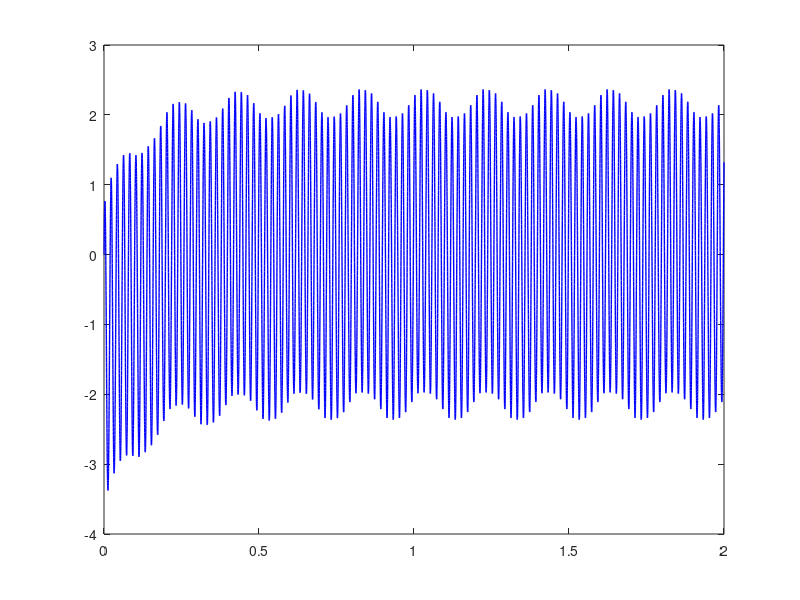

Recreate this plot in MATLAB. (Note: this script raises an error after producing the figure.)
%% Varaible slip parameters
%Matthew Shirley
%Wednesday

%% Define dinmensional parameters

freq = 50;  %frequency Hertz


R_s = 2.3; %stator resistance (Ohms)

X_s =  17.5e-3 ;  %Stator reactance (Ohms)

R_r_dash = 4.2; %Rotor resistance (Ohms)

X_r_dash = X_s;  %Leakage resistance (Ohms)


X_m = 72.25/(2 * pi * freq);  %Magnetising resistance (Ohms)

V_rms = 90; %root mean squared of voltage


%% Pick nondimensional scalings
%Pick the scalings used to nondimensionalise the model

t0 = 1/freq;   %timescale  t= t0 \hat{t}
V0 = V_rms;    %voltage    V= V_{rms} \hat{V}
I0 = 1/R_r_dash; %current    I = \frac{V_{rms}}{R_r_dash}

%% Calcualate dimensional parameter groupings 

%Write dimensional equation as:
% ( \tilde{a}_{2,1}s ) \ddot{I}_s 
% + ( \tilde{a}_{1,2}\dot{s} + \tilde{a}_{1,1}s + \tilde{a}_{1,0} ) \dot{I}_s 
% + ( \tilde{a}_{0,2}\dot{s} + \tilde{a}_{0,0} ) I_s 
%= ( \tilde{c}_{1,1}s )\dot{V}_s + ( \tilde{c}_{0,2}\dot{s} + \tilde{c}_{0,0} )V_s.


%Note that a_2_0_dim = \tilde{a}_{2,0} in Overleaf.

a_2_1_dim = X_r_dash + X_r_dash * X_s /X_m + X_s;

a_1_2_dim = X_r_dash + X_r_dash * X_s /X_m + X_s;

a_1_1_dim = X_r_dash * R_s /X_m + R_s;

a_1_0_dim = R_r_dash + R_r_dash * X_s / X_m;

a_0_2_dim = X_r_dash * R_s /X_m + R_s;

a_0_0_dim = R_r_dash * R_s / X_m;

c_1_1_dim = X_r_dash/X_m + 1;

c_0_2_dim = X_r_dash/X_m + 1;

c_0_0_dim = R_r_dash/X_m;

%% Calculate nondimensional parameter groupings

%Write nondimensional equation as:
% s \ddot{I}_s
%  + ( a_{1,2}\dot{s} + a_{1,1}s + a_{1,0} ) \dot{I}_s 
%        + ( a_{0,2}\dot{s} + a_{0,0} ) I_s 
%           =  ( c_{1,1}s)\dot{V}_s  + ( c_{0,2}\dot{s} + c_{0,0} ),

a_1_2 = a_1_2_dim/ a_2_1_dim

a_1_1 = a_1_1_dim / a_2_1_dim * t0

a_1_0 = a_1_0_dim / a_2_1_dim * t0

a_0_2 = a_0_2_dim / a_2_1_dim * t0

a_0_0 = a_0_0_dim / a_2_1_dim * t0^2

c_1_1 = c_1_1_dim / a_2_1_dim  * V0/I0 * t0

c_0_2 = c_0_2_dim/ a_2_1_dim * V0/I0 * t0

c_0_0 = c_0_0_dim/ a_2_1_dim * V0/I0 * t0^2

%Define voltage as funciton handle, varying with time
V_s = @(t) sqrt(2) * cos(2*pi*t); %The nondimensional voltage V_s(t)

dV_s = @(t) - 2 * sqrt(2) * pi * sin(2*pi*t); %The nondimensional derivative of voltage \dot{V}_s(t)


% define slip and its derivative
%Frequency of s 
omega = 2*pi * 0.9;

%constant slip
%s = @(t) 0.05;
%ds = @(t) 0;

% %sinesoidalslip
 epsilon = 0.005;
% s= @(t)  0.05 + epsilon * cos(omega * t);
% ds = @(t)  - epsilon * omega * sin(omega * t);

%%Smoothed square wave
delta = 0.5;
s = @(t) 0.05 + epsilon * 2/ pi * atan(sin(omega * t)/delta);
ds = @(t) epsilon * (omega * delta * cos(omega * t))./((sin(omega*t)).^2 + delta^2);

%% Rewrite as a first order system

RHS_2_1 =  @(t) - ( a_0_2 * ds(t)/s(t)  + a_0_0/s(t));

%RHS_2_1 = @(t) 0; %UNCOMMENT to turn of stiffness term

RHS_2_2 = @(t)  - ( a_1_2  * ds(t)/s(t)  + a_1_1  + a_1_0 /s(t));

RHS = @(t, u) [0, 1; RHS_2_1(t), RHS_2_2(t)]* u ...
    + [0; c_1_1 * dV_s(t) + (c_0_2 * ds(t)/s(t) + c_0_0 /s(t)) *V_s(t)];

%Define options for ODE solver
options = odeset('RelTol',1e-4,'AbsTol',1e-4);

%Define end time
t_end = 100;
tspan = [0, t_end]; %Interval to solve over

%inital condition
u_inital = [0; 0];

%solve using ode45
[t, u] = ode45(RHS, tspan, u_inital,options);

%t gives vector of timesteps
% u = [I_s, dI_s/dt] evaluated at points given by t

%% Convert solution to dimensional variables

%Dimensional time
t_dim = t0 * t;
%Dimensional current I_s
I_s_dim = I0 * u(:,1);

%% Plot current vs. time
figure
ax1 = axes;
plot(ax1,t_dim,I_s_dim,'b-','LineWidth',1.0)
ax1.FontSize = 14;
xlabel('time, $\mathrm{sec}$','Interpreter','latex')
ylabel('Current in stator, $\mathrm{A}$','Interpreter','latex')


%% Plot spectrum

% Calculate the fast Fourier Transform  of I_s
% MRM - I think this does the fft bit for us.

Isp = spline(t_dim,I_s_dim);

SampleFreq = 1000;
SamplePeriod = 1/SampleFreq;
SigLength = max(t_dim)/SamplePeriod;

T = (0:1:SigLength-1)*SamplePeriod;

Ispdata = ppval(Isp,T);
Ispdata(1) = Ispdata(1)/2 + Ispdata(end)/2;

spec = fft(Ispdata);
spec = abs(spec(1:SigLength/2+1)/SigLength); % Frequencies less than Nyquist

f = SampleFreq*(0:(SigLength/2))/SigLength;

%Define range
freq_min = 0;
freq_max = 100;

%plot
figure
ax2 =axes;
semilogy(f,spec,'b-o','LineWidth',0.8)
xlim([freq_min, freq_max])
xlabel('frequency, $\mathrm{Hz}$','Interpreter','latex')